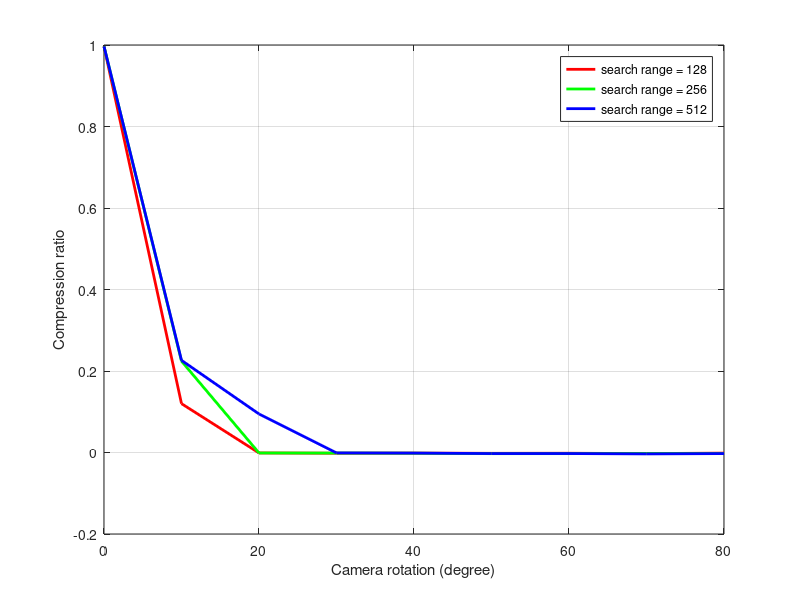

Here is the MATLAB script that generated this plot:
indep = 57636*ones(1,9);
degree = [0 10 20 30 40 50 60 70 80];
range128 = [198 50727 57700 57736 57720 57750 57740 57787 57722];
range256 = [196 44719 57705 57716 57733 57801 57796 57774 57795];
range512 = [197 44601 52187 57693 57719 57788 57785 57835 57790];

ratio128 = (indep-range128)./indep;
ratio256 = (indep-range256)./indep;
ratio512 = (indep-range512)./indep;

figure(1);
plot(degree,ratio128,'linewidth',2,'color','r');
hold on;
plot(degree,ratio256,'linewidth',2,'color','g');
hold on;
plot(degree,ratio512,'linewidth',2,'color','b');
grid on;
legend('search range = 128','search range = 256','search range = 512');
xlabel('Camera rotation (degree)');
ylabel('Compression ratio');